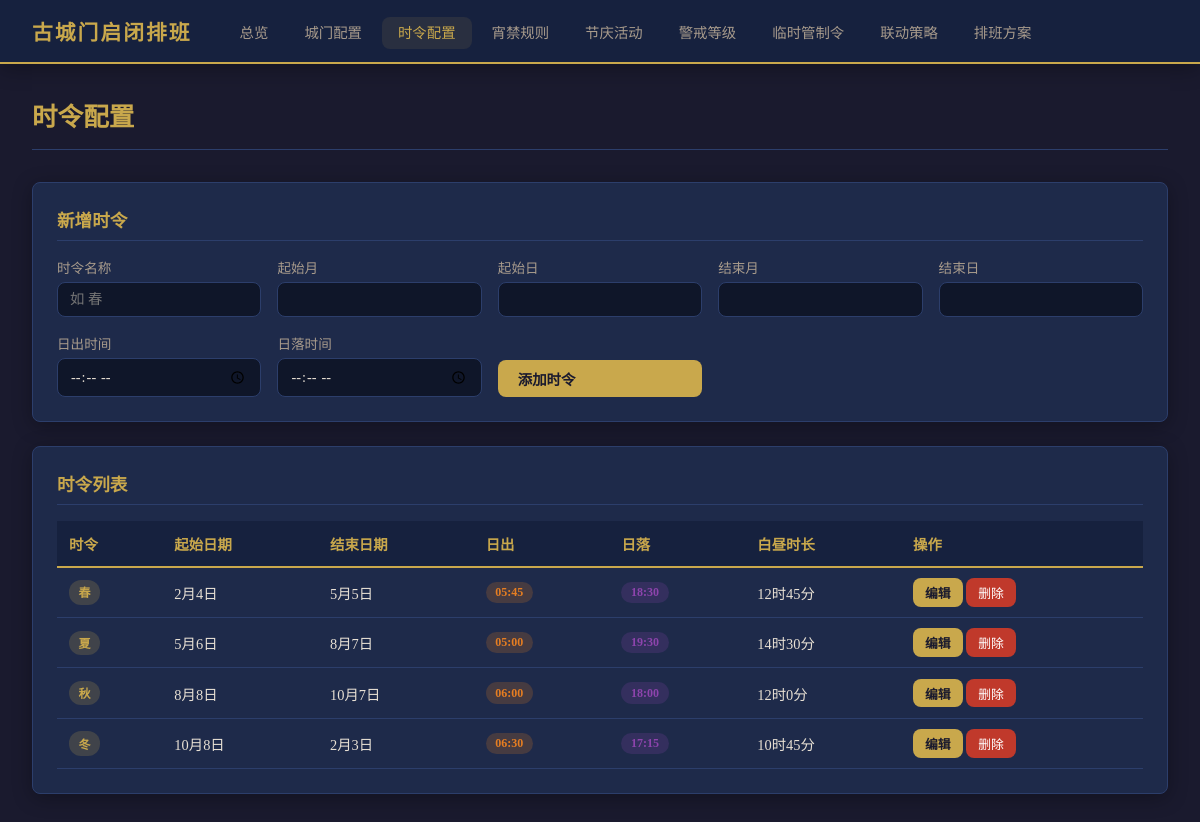
Screenshot of /seasons with the database file from the repository.
### tables this page shows
CREATE TABLE seasons (
            id INTEGER PRIMARY KEY AUTOINCREMENT,
            season_name TEXT UNIQUE NOT NULL,
            start_month INTEGER NOT NULL,
            start_day INTEGER NOT NULL,
            end_month INTEGER NOT NULL,
            end_day INTEGER NOT NULL,
            sunrise_time TEXT NOT NULL,
            sunset_time TEXT NOT NULL
        );

### main.py (the view)
@app.get("/seasons", response_class=HTMLResponse)
async def seasons_page(request: Request, error: str = None):
    conn = get_db()
    seasons = conn.execute("SELECT * FROM seasons ORDER BY start_month").fetchall()
    conn.close()
    return templates.TemplateResponse("seasons.html", {
        "request": request,
        "seasons": seasons,
        "active_page": "seasons",
        "error_msg": error,
    })

### templates/seasons.html (shortened to what this page needs)
{% extends "base.html" %}
{% block content %}
<div class="page-header">
    <h1>时令配置</h1>
</div>
<div class="card">
    <h2>新增时令</h2>
    <form action="/seasons/add" method="post" class="form-grid">
        <div class="form-group">
            <label>时令名称</label>
            <input type="text" name="season_name" required placeholder="如 春">
        </div>
        <div class="form-group">
            <label>起始月</label>
            <input type="number" name="start_month" min="1" max="12" required>
        </div>
        <div class="form-group">
            <label>起始日</label>
            <input type="number" name="start_day" min="1" max="31" required>
        </div>
        <div class="form-group">
            <label>结束月</label>
            <input type="number" name="end_month" min="1" max="12" required>
        </div>
        <div class="form-group">
            <label>结束日</label>
            <input type="number" name="end_day" min="1" max="31" required>
        </div>
        <div class="form-group">
            <label>日出时间</label>
            <input type="time" name="sunrise_time" required>
        </div>
        <div class="form-group">
            <label>日落时间</label>
            <input type="time" name="sunset_time" required>
        </div>
        <div class="form-group">
            <label>&nbsp;</label>
            <button type="submit" class="btn btn-primary">添加时令</button>
        </div>
    </form>
</div>
<div class="card">
    <h2>时令列表</h2>
    <div class="table-responsive">
        <table>
            <thead>
                <tr>
                    <th>时令</th>
                    <th>起始日期</th>
                    <th>结束日期</th>
                    <th>日出</th>
                    <th>日落</th>
                    <th>白昼时长</th>
                    <th>操作</th>
                </tr>
            </thead>
            <tbody>
                {% for s in seasons %}
                <tr>
                    <td><span class="badge badge-gold">{{ s.season_name }}</span></td>
                    <td>{{ s.start_month }}月{{ s.start_day }}日</td>
                    <td>{{ s.end_month }}月{{ s.end_day }}日</td>
                    <td><span class="badge badge-orange">{{ s.sunrise_time }}</span></td>
                    <td><span class="badge badge-purple">{{ s.sunset_time }}</span></td>
                    <td>
                        {% set sunrise_m = s.sunrise_time.split(':')[0]|int * 60 + s.sunrise_time.split(':')[1]|int %}
                        {% set sunset_m = s.sunset_time.split(':')[0]|int * 60 + s.sunset_time.split(':')[1]|int %}
                        {% set diff = sunset_m - sunrise_m %}
                        {{ diff // 60 }}时{{ diff % 60 }}分
                    </td>
                    <td>
                        <button type="button" class="btn btn-primary btn-sm" onclick="openEditModal({{ s.id }}, '{{ s.season_name }}', {{ s.start_month }}, {{ s.start_day }}, {{ s.end_month }}, {{ s.end_day }}, '{{ s.sunrise_time }}', '{{ s.sunset_time }}')">编辑</button>
                        <form action="/seasons/delete/{{ s.id }}" method="post" style="display:inline;"
                              onsubmit="return confirm('确定删除时令 {{ s.season_name }}？关联宵禁规则也将被删除。')">
                            <button type="submit" class="btn btn-danger btn-sm">删除</button>
                        </form>
                    </td>
                </tr>
                {% endfor %}
            </tbody>
        </table>
    </div>
</div>
{% endblock %}

### static/css/style.css (style rules this page uses)
:root { --bg-primary: #1a1a2e; --bg-secondary: #16213e; --bg-card: #1e2a4a; --bg-input: #0f1629; --text-primary: #e8e0d4; --text-secondary: #a89b8c; --accent-gold: #c9a84c; --accent-red: #c0392b; --accent-green: #27ae60; --accent-blue: #2980b9; --accent-orange: #e67e22; --accent-purple: #8e44ad; --border-color: #2c3e6b; --shadow: 0 4px 20px rgba(0,0,0,0.3); --radius: 8px; }
* { margin: 0; padding: 0; box-sizing: border-box; }
body { font-family: "Noto Serif SC", "Songti SC", "SimSun", serif; background: var(--bg-primary); color: var(--text-primary); min-height: 100vh; }
.page-header { display: flex; justify-content: space-between; align-items: center; margin-bottom: 2rem; padding-bottom: 1rem; border-bottom: 1px solid var(--border-color); }
.page-header h1 { font-size: 1.6rem; color: var(--accent-gold); font-weight: 600; }
.card { background: var(--bg-card); border: 1px solid var(--border-color); border-radius: var(--radius); padding: 1.5rem; margin-bottom: 1.5rem; box-shadow: var(--shadow); }
.card h2 { font-size: 1.1rem; color: var(--accent-gold); margin-bottom: 1rem; padding-bottom: 0.5rem; border-bottom: 1px solid var(--border-color); }
.form-grid { display: grid; grid-template-columns: repeat(auto-fill, minmax(200px, 1fr)); gap: 1rem; align-items: end; }
.form-group { display: flex; flex-direction: column; gap: 0.3rem; }
.form-group label { font-size: 0.85rem; color: var(--text-secondary); }
.form-group input, .form-group select, .form-group textarea { background: var(--bg-input); border: 1px solid var(--border-color); color: var(--text-primary); padding: 0.5rem 0.75rem; border-radius: var(--radius); font-size: 0.9rem; font-family: inherit; }
.btn { padding: 0.5rem 1.25rem; border: none; border-radius: var(--radius); cursor: pointer; font-size: 0.9rem; font-family: inherit; transition: all 0.2s; text-decoration: none; display: inline-flex; align-items: center; gap: 0.4rem; }
.btn-primary { background: var(--accent-gold); color: var(--bg-primary); font-weight: 600; }
.btn-danger { background: var(--accent-red); color: white; font-size: 0.8rem; padding: 0.3rem 0.75rem; }
.btn-sm { font-size: 0.8rem; padding: 0.3rem 0.75rem; }
table { width: 100%; border-collapse: collapse; font-size: 0.9rem; }
th { background: var(--bg-secondary); color: var(--accent-gold); padding: 0.75rem; text-align: left; font-weight: 600; border-bottom: 2px solid var(--accent-gold); white-space: nowrap; }
td { padding: 0.65rem 0.75rem; border-bottom: 1px solid var(--border-color); }
.badge { display: inline-block; padding: 0.2rem 0.6rem; border-radius: 12px; font-size: 0.75rem; font-weight: 600; }
.badge-gold { background: rgba(201,168,76,0.2); color: var(--accent-gold); }
.badge-orange { background: rgba(230,126,34,0.2); color: var(--accent-orange); }
.badge-purple { background: rgba(142,68,173,0.2); color: var(--accent-purple); }
.table-responsive { overflow-x: auto; }

### rows the page displays
seasons: season_name "春", start_month "2", start_day "4", end_month "5", end_day "5", sunrise_time "05:45", sunset_time "18:30", diff "12", diff "45"
seasons: season_name "夏", start_month "5", start_day "6", end_month "8", end_day "7", sunrise_time "05:00", sunset_time "19:30", diff "14", diff "30"
seasons: season_name "秋", start_month "8", start_day "8", end_month "10", end_day "7", sunrise_time "06:00", sunset_time "18:00", diff "12", diff "0"
seasons: season_name "冬", start_month "10", start_day "8", end_month "2", end_day "3", sunrise_time "06:30", sunset_time "17:15", diff "45"
